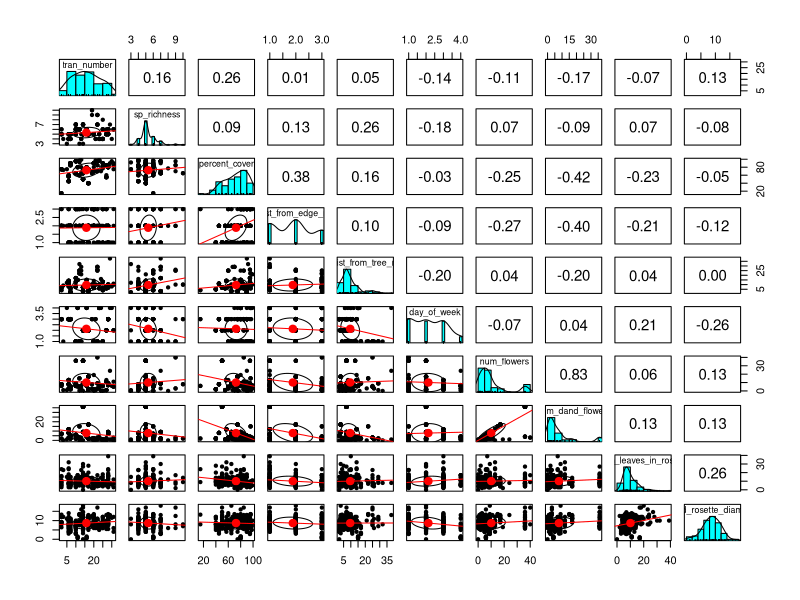
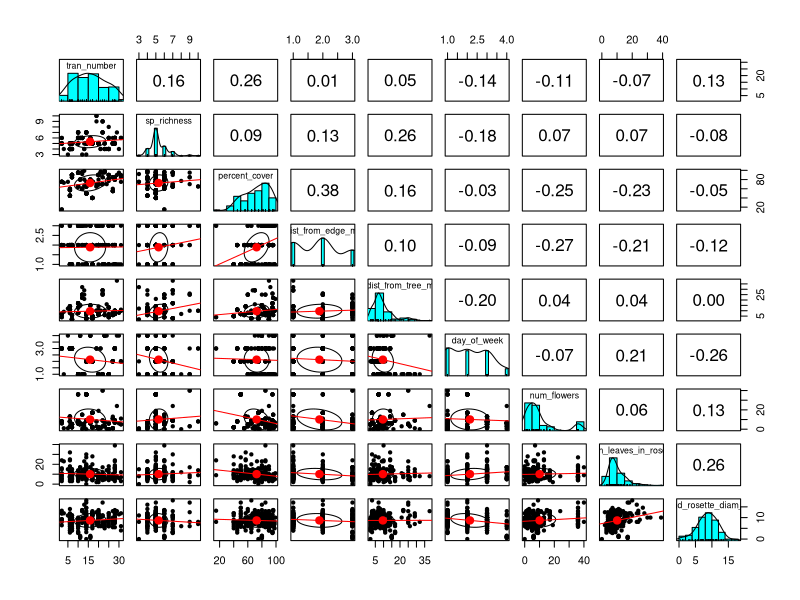
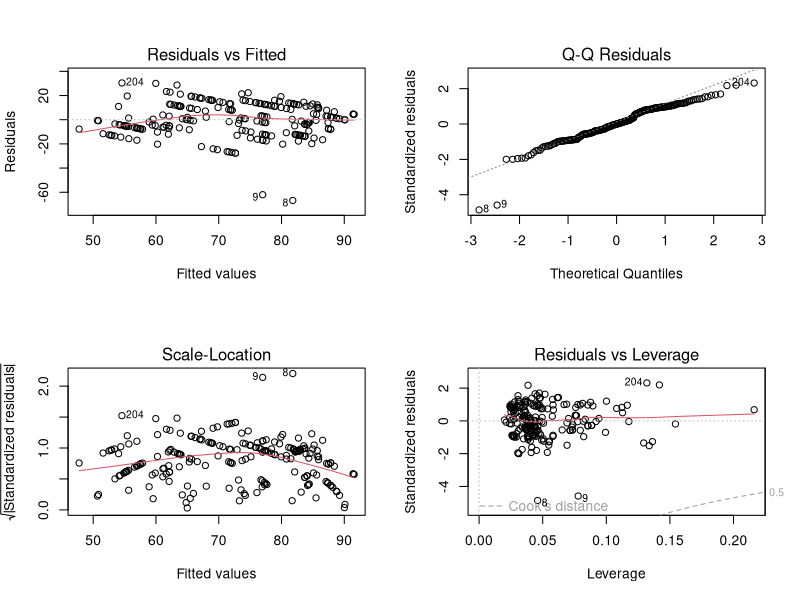
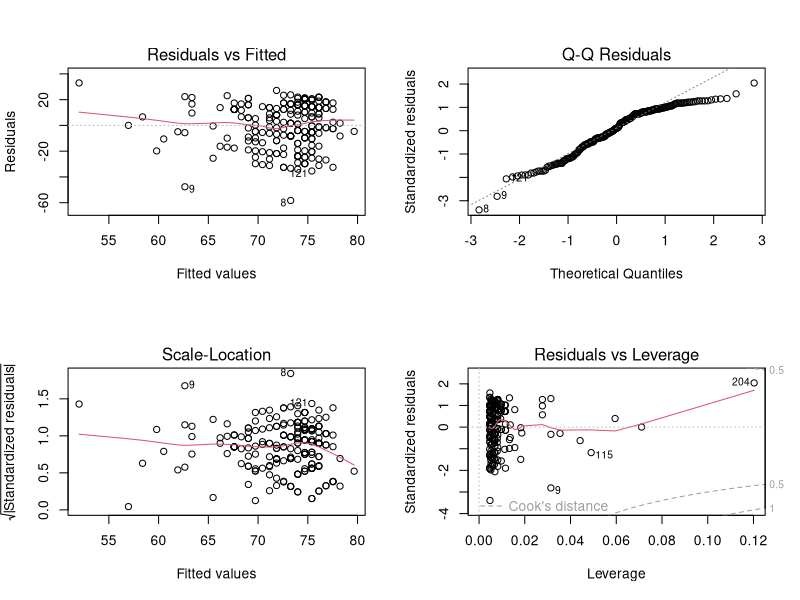
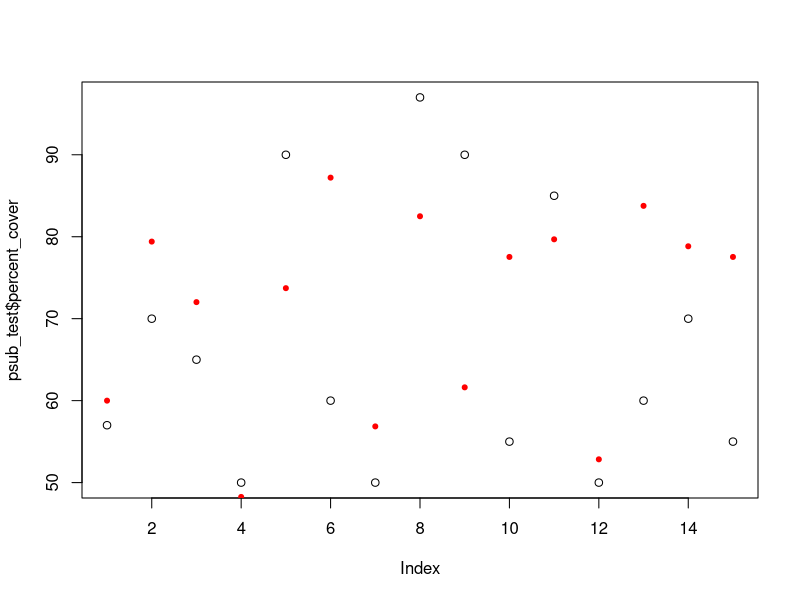

Reproduce these figures in R, in order.
## ---- chunk 1
knitr::opts_chunk$set(echo = TRUE)

# packages needed for lab 8
# If you haven't used a package before you will need to install it with install.packages("package") 
library(readr)
library(tidyverse)
library(ggplot2)
library(car) #for the qqPlot function
library(psych) #for pairs.panels()
library(knitr) # we will use this package to make beautiful tables
library(nlme) #for fitting mixed effects models (linear models with random effects) ~ new pacakge alert! ~

# datasets needed for lab 8
plant <- read_csv("plant_data.csv") # obviously 

## ---- chunk 2
plant <- read_csv("plant_data.csv")
str(plant) # 259 observations, 10 variables
plant$tran_number <- as.factor(plant$tran_number)
plant$day_of_week <- trimws(plant$day_of_week, which = "both") #this gets rid of the spaces around the words
plant$day_of_week <- as.factor(plant$day_of_week)
plant <- na.omit(plant)
## ---- chunk 3
pairs.panels(plant, lm = TRUE, cor = T) #note - num_flowers and num_dand_flowers are highly correlated

plant_sub <- subset(plant, select = -num_dand_flowers)

pairs.panels(plant_sub, lm = TRUE) #now there are no very strong correlations


## ---- chunk 4
fit_1var <- lm(percent_cover ~ num_leaves_in_rosette, 
               data = plant_sub)

fit_2var <- lm(percent_cover ~ num_leaves_in_rosette + dist_from_edge_m, 
               data = plant_sub) 

fit_3var <- lm(percent_cover ~ num_leaves_in_rosette + dist_from_edge_m + dist_from_tree_m, 
               data = plant_sub)

fit_4var <- lm(percent_cover ~ num_leaves_in_rosette + dist_from_edge_m + dist_from_tree_m + num_flowers, 
               data = plant_sub) 

fit_full <- lm(percent_cover ~ num_leaves_in_rosette + dist_from_edge_m + dist_from_tree_m + num_flowers + dand_rosette_diam_cm + day_of_week + sp_richness, 
               data = plant_sub)

mixed_effects <- lme(percent_cover ~ num_leaves_in_rosette, random = ~1|tran_number, data = na.omit(plant_sub))

#Look at diagnostic plots for each model
par(mfrow = c(2,2))
plot(fit_full) 
plot(fit_1var)
par(mfrow = c(1,1))

## ---- chunk 5
#calculate AIC of each model
result <- AIC(fit_1var,fit_2var,fit_3var,fit_4var,fit_full) #this will create a dataframe whose rownames are the models, with columns for the df and AIC of each model

#add other metrics to your table
models <- list(fit_1var,fit_2var,fit_3var,fit_4var,fit_full) #make sure you keep your models in the same order here as they were when you created your results table
result$BIC <- sapply(models, BIC) #add a column for BIC to the results

model_summary <- lapply(models, summary) #look up ?lapply if you have not used this function before

#now we will use a for loop to easily extract the R^2 and adj R^2 value for each model from its summary, and store them in new columns in the results table

for(i in 1:length(models)){ #this creates a variable i that starts with the value i=1
  result$rsq[i] <- model_summary[[i]]$r.squared #we assign the rsq value from model i to the i'th row of the column 'rsq' in the table 'results'
  result$adj_rsq[i] <- model_summary[[i]]$adj.r.squared #same for adjusted rsq
} #now we go back to the beginning of the for-loop, add 1 to the value of i, and do everything again


kable(result, digits = 2, align = "c")

## ---- chunk 6
#separate your data into a training set (most of the data) and a test set (a few observations, or <10% of rows)
splitter <- sample(1:nrow(plant_sub), 15, replace = F) #pick 15 random rows from plant_sub to reserve as test data
psub_train <- plant_sub[-splitter,] #leave those rows out of the training data
psub_test <- plant_sub[splitter,] #use them to create a set of test data

fit_4var_split <- lm(percent_cover ~ num_leaves_in_rosette + dist_from_edge_m + dist_from_tree_m + num_flowers, data = psub_train) #fit the final model, using JUST your training set as the data argument

prediction <- predict(fit_4var_split,psub_test) #use the fitted model to predict values for your test data

plot(psub_test$percent_cover, pch=1) #plot the actual test data values
points(prediction, pch=20, col = "red") #plot the model predictions for those points
## ---- chunk 7
airqual <- airquality

## ---- chunk 8
library(MASS)
?stepAIC

fullmodel <- lm(Ozone~Solar.R+Wind+Temp+Month+Day, data = airqual)
nullmodel <- lm(Ozone~1, data = airqual)

stepAIC(fullmodel, scope = c(upper = fullmodel, lower = nullmodel), direction = "both")
